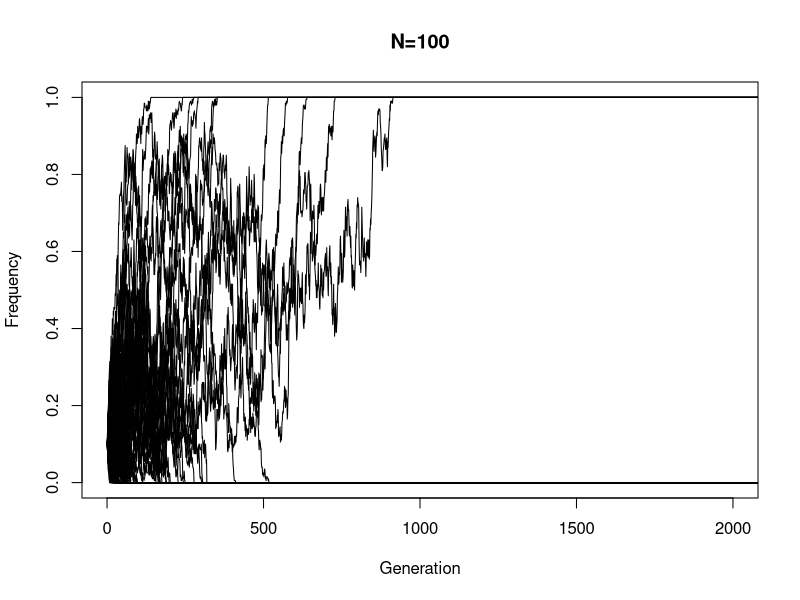

Source code (R): (Note: a time limit stopped this script after it produced the figure.)
rm(list = ls())

##Genetic Drift exercises

#expected number of success
mean(rbinom(10000, 10, 0.1))



#genetic drift
pp <- 0.1
NN <- 10 # number of diploid indiv; 2*NN = number of chromosome
count <- rbinom(1, 2*NN, pp)
count
count/(2*NN)


#function
GenDriftFunc <- function(LL, NN, p0, TT){
  #matrix of allele freq of each SNP (col) in each gen (row)
  freqs <- matrix(nrow = TT, ncol = LL)
  #fill first row with p0
  freqs[1, ] <- p0
  #for loop to iterate rbinom for each subsequent row
  for (tt in 2:TT){
    for(ll in 1:LL){
        freqs[tt, ll] <- rbinom(1, 2*NN, freqs[tt-1, ll])/(2*NN)
    }
  }
  return(freqs)
}

#use function
NN=100
LL=1000
TT=10000
p0=0.1
sim1 <- GenDriftFunc(LL, NN, p0, TT)
#extinct?
sum(sim1[10000, ] == 0)
#fixation?
sum(sim1[10000, ] == 1)
#agree?
sum(sim1[10000, ] == 1)/1000
#plot
xx <- sim1[ , 1]
plot(xx, type = "l", ylim = c(0, 1), xlim = c(0, 2000), main = "N=100", xlab = "Generation", ylab = "Frequency")
for(ii in 2:100){
    lines(sim1[ , ii])
}

#repeat
NN=100
LL=1000
TT=10000
p0=0.6
sim2 <- GenDriftFunc(LL, NN, p0, TT)
#extinct?
sum(sim2[10000, ] == 0)
#fixation?
sum(sim2[10000, ] == 1)


# N=10
NN=10
LL=1000
TT=10000
p0=0.1
sim3 <- GenDriftFunc(LL, NN, p0, TT)

# N=500
NN=500
LL=1000
TT=10000
p0=0.1
sim4 <- GenDriftFunc(LL, NN, p0, TT)

# N=1000
NN=1000
LL=1000
TT=10000
p0=0.1
sim5 <- GenDriftFunc(LL, NN, p0, TT)

#plot sim1, sim3, sim4, sim5
#100=red; 10=green; 500=blue; 1000=cyan
plot(sim1[ , 1], type = "l", ylim = c(0, 1), xlim = c(0, 6000), main = "N=100", xlab = "Generation", ylab = "Frequency", col = 2, lwd = 0.1)
for(ii in 2:100){
  lines(sim1[ , ii], col = 2, lwd = 0.01)
  adjustcolor(col = 2, alpha.f = 0.7)
}
for(ii in 1:100){
  lines(sim3[ , ii], col = 3, lwd = 0.01)
  adjustcolor(col = 3, alpha.f = 0.9)
}
for(ii in 1:100){
  lines(sim4[ , ii], col = 4, lwd = 0.01)
  adjustcolor(col = 4, alpha.f = 0.3)
}
for(ii in 1:100){
  lines(sim5[ , ii], col = 5, lwd = 0.01)
  adjustcolor(col = 5, alpha.f = 0.1)
}


#fixation?
fix1 <- sum(sim1[10000, ] == 1)/1000
fix3 <- sum(sim3[10000, ] == 1)/1000
fix4 <- sum(sim4[10000, ] == 1)/1000
fix5 <- sum(sim5[10000, ] == 1)/1000
popsize <- c(10, 100, 500, 1000)
fixedproportion <- c(fix3, fix1, fix4, fix5)
table <- rbind(popsize, fixedproportion)
table


################################################################################
#Coalescence

#Draw 10 values from an exp dist with rate 2
rexp(10, 2)
mean(rexp(10000, 2))

#10,000 sims
NN <- 10000
CoalesTime <- rexp(10000, 1/(2*NN))
mean(CoalesTime)

#density plot
hist(CoalesTime)

sd(CoalesTime)


#########################
#poisson distribution
rpois(10, 2)
mean(rpois(10000, 2))

#add mutations, 10,000 sims, 2N=20,000
mu <- 1e-4
NN <- 10000
CoalesTime <- rexp(10000, 1/(2*NN))
MutaRate <- 2*mu*CoalesTime
mean(MutaRate)
NumbSNP <- rep(NA, NN)
for (ii in 1:10000){
  NumbSNP[ii] <- rpois(1, MutaRate[ii])
}
mean(NumbSNP)

rm(list = ls())

#theta=4*N*mu
theta <- 4*NN*mu
theta

#density plot
hist(NumbSNP)
